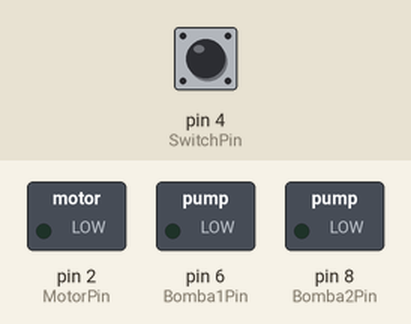
The sketch below on a simulated Arduino Uno, built with avr-gcc and run on an emulated ATmega328P. On the bench: switched loads named in the sketch (green lamp = pin HIGH). The inputs (shaded band) are chosen by the test bench; at power-on: pin 4 (SwitchPin) LOW. Pins used as bus, display or sensor lines are not drawn.

Above: at 1.2 s.
1.3 s: pin 4 (SwitchPin) pulled HIGH for 0.15 s
At 1.6 s:
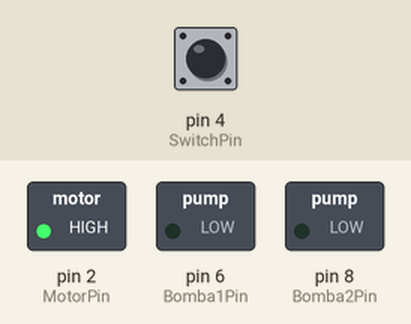
Timing chart, 0 to 21.7 s (numbered marks = the images above; inputs shaded):
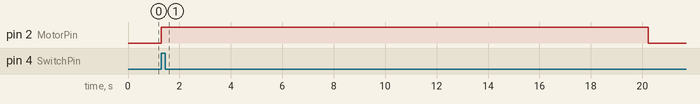

The sketch:

Main.ino
```cpp
#include <SPI.h>
int Cantidad; // Especificar la cantidad de piezas que se quieren hacer
int TiempoLimpieza = 300000;
const int CS = 10;
float porcentaje;
float temp;
int MotorPin = 2;
int Bomba1Pin = 6;
int Bomba2Pin = 8;
int Bomba3Pin = 10;
int SwitchPin = 4;
float MasaCatalizador;
float VolumenCatalizador;
float MasaResina;
float DensidadCatalizador = 1.18;
float VolumenResina;
float DensidadResina = 1.20;
float TiempoBombeoResina;
float TiempoBombeoCatalizador;
float TiempoBombeoThinner;
int TiempoMezclado;

void setup() {
  Serial.begin(9600);
  pinMode(CS, OUTPUT);
  digitalWrite(CS, HIGH);
  SPI.begin();
  pinMode(SwitchPin, INPUT);
  pinMode(MotorPin, OUTPUT);
  pinMode(Bomba1Pin, OUTPUT);
  pinMode(Bomba2Pin, OUTPUT);
  pinMode(Bomba3Pin, OUTPUT);
  digitalWrite(Bomba1Pin, LOW);
  digitalWrite(Bomba2Pin, LOW);
  digitalWrite(Bomba3Pin, LOW);
  digitalWrite(MotorPin, LOW);
}

float LeerTemp() {
  digitalWrite(CS, LOW);
  delayMicroseconds(10);

  uint8_t high = SPI.transfer(0);
  uint8_t low  = SPI.transfer(0);

  digitalWrite(CS, HIGH);

  int raw = ((high << 8) | low) >> 3;
  return raw * 0.25;
}

void CantidadDePiezas (){
  VolumenResina = Cantidad * 756;
  MasaResina = DensidadResina * VolumenResina;
}

void CalcularVolumenCatalizador (){
  MasaCatalizador = porcentaje * MasaResina;
  VolumenCatalizador = (MasaCatalizador) / (DensidadCatalizador);
}


void TiempoBombaResina (){
  TiempoBombeoResina = 15.6 * VolumenResina;
}


void TiempoBombaCatalizador (){
  TiempoBombeoCatalizador = 928.8 * VolumenCatalizador;
}


void TiempoBombaThinner (){
  TiempoBombeoThinner = TiempoBombeoResina * 1.15;
}

void PorcentajeTemp (){
  temp = LeerTemp();
  if (temp < 20) {
    porcentaje = 1.90;
    TiempoMezclado = 150000;
  }
  else if (temp >= 20 && temp < 24) {
      porcentaje = 1.80;
      TiempoMezclado = 130000;
  }
  else if (temp >= 24 && temp < 27) {
      porcentaje = 1.70;
      TiempoMezclado = 120000;
  }
  else if (temp >= 27 && temp < 30) {
      porcentaje = 1.65;
      TiempoMezclado = 100000;
  }
  else if (temp >= 30 && temp < 35) {
      porcentaje = 1.55;
      TiempoMezclado = 80000;
  }
  else {
      porcentaje = 0; // fuera de rango
  }
}
void loop() {
  if (digitalRead(SwitchPin) == HIGH) {   //Cuando el switch se enciende comienza el ciclo
    CantidadDePiezas();
    PorcentajeTemp();
    CalcularVolumenCatalizador();
    TiempoBombaResina();
    TiempoBombaCatalizador();
    TiempoBombaThinner();
    digitalWrite(Bomba1Pin, HIGH);
    delay(TiempoBombeoResina);
    digitalWrite(Bomba1Pin, LOW);
    digitalWrite(Bomba2Pin, HIGH);
    delay(TiempoBombeoCatalizador);
    digitalWrite(Bomba2Pin, LOW);
    digitalWrite(MotorPin, HIGH);
    delay(TiempoMezclado);
    digitalWrite(MotorPin, LOW);

    delay(300000); // 5 Minutos para vertir la mezcla, luego comienza la limpieza

    digitalWrite(Bomba3Pin, HIGH);
    delay(TiempoBombeoThinner);
    digitalWrite(Bomba3Pin, LOW);
  digitalWrite(MotorPin, HIGH);
    delay(TiempoLimpieza);
    digitalWrite(MotorPin, LOW);

    //Se acaba el ciclo, se queda en modo reposo
  }


}
```

Measured:
- after the input at 1.3 s, pin 2 (MotorPin): LOW → HIGH at once, → LOW 18.9 s later
